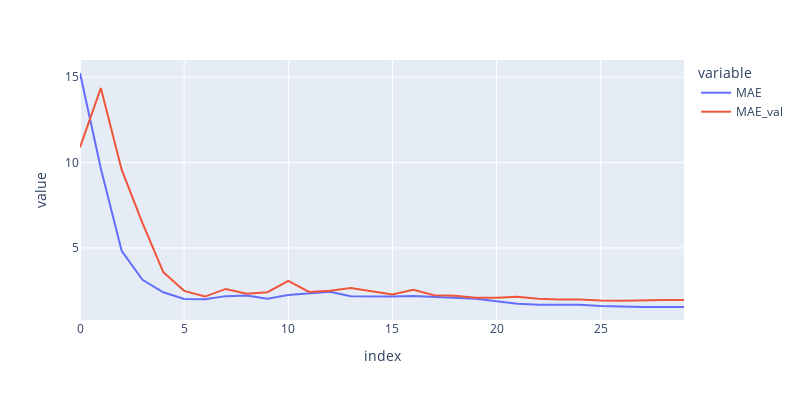

The notebook cell saved with this chart:
### Code cell
px.line(result.loc["Metrics"][2],y=["MAE","MAE_val"],width=800,height=400)

### Figure 1 — Plotly figure (JSON) as saved in the notebook; plotly's stock layout.template omitted (floating-point values rounded to 4 significant figures)
{"data": [{"hovertemplate": "variable=MAE<br>index=%{x}<br>value=%{y}<extra></extra>", "legendgroup": "MAE", "line": {"color": "#636efa", "dash": "solid"}, "marker": {"symbol": "circle"}, "mode": "lines", "name": "MAE", "orientation": "v", "showlegend": true, "type": "scatter", "x": [0, 1, 2, 3, 4, 5, 6, 7, 8, 9, 10, 11, 12, 13, 14, 15, 16, 17, 18, 19, 20, 21, 22, 23, 24, 25, 26, 27, 28, 29], "xaxis": "x", "y": [15.24, 9.652, 4.835, 3.132, 2.403, 2.005, 1.998, 2.177, 2.217, 2.021, 2.244, 2.332, 2.432, 2.171, 2.152, 2.149, 2.187, 2.142, 2.054, 2.017, 1.881, 1.735, 1.676, 1.672, 1.675, 1.606, 1.561, 1.544, 1.541, 1.543], "yaxis": "y"}, {"hovertemplate": "variable=MAE_val<br>index=%{x}<br>value=%{y}<extra></extra>", "legendgroup": "MAE_val", "line": {"color": "#EF553B", "dash": "solid"}, "marker": {"symbol": "circle"}, "mode": "lines", "name": "MAE_val", "orientation": "v", "showlegend": true, "type": "scatter", "x": [0, 1, 2, 3, 4, 5, 6, 7, 8, 9, 10, 11, 12, 13, 14, 15, 16, 17, 18, 19, 20, 21, 22, 23, 24, 25, 26, 27, 28, 29], "xaxis": "x", "y": [10.89, 14.36, 9.58, 6.457, 3.58, 2.486, 2.152, 2.599, 2.322, 2.411, 3.064, 2.42, 2.487, 2.646, 2.468, 2.271, 2.551, 2.225, 2.194, 2.076, 2.075, 2.136, 2.023, 1.976, 1.985, 1.924, 1.911, 1.95, 1.951, 1.947], "yaxis": "y"}], "layout": {"height": 400, "legend": {"title": {"text": "variable"}, "tracegroupgap": 0}, "margin": {"t": 60}, "width": 800, "xaxis": {"anchor": "y", "domain": [0, 1], "title": {"text": "index"}}, "yaxis": {"anchor": "x", "domain": [0, 1], "title": {"text": "value"}}}}
